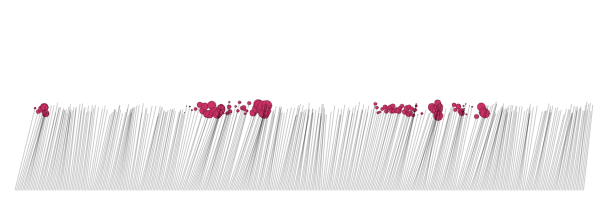
Frame 1 (no input)
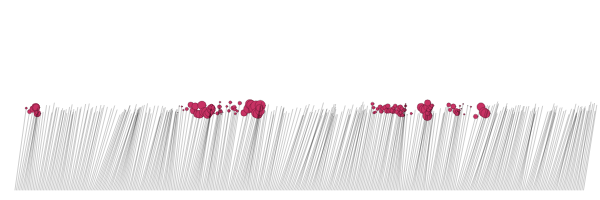
Frame 60 (no input)
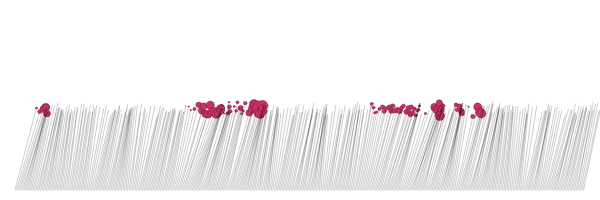
Frame 120 (the mouse pressed at the canvas centre since frame 60)

The p5.js sketch that drew these frames (run headless with seeded random() and noise() and a simulated clock; from frame 60 on, the mouse is pressed at the canvas centre):

// p5.js sketch
// ── sketch.js
function setup() {
    createCanvas(600, 200);
    ellipseMode(CENTER);
    fill(200, 50, 100);
    noStroke();
}

function draw() {
    background(255);
    let n;

    stroke(0, 0, 0, 50);

    for (let x = 15; x < width - 15; x += 1.5) {
        let offsetX = 0;
        let offsetY = 0;

        // lean (mid frequency, static)
        n = noise(x * .1);
        offsetX += n * 20 - 10;

        // height (very high frequency becomes fully random due to aliasing)
        offsetY += noise(x * 100) * 20;

        // wind( low frequency, timed)
        n = noise(x * .01 + millis() * -.001);
        offsetX += n * 40;

        line(x, 190, x + offsetX, 100 + offsetY);
        
        if(noise(x*0.01) > 0.5){
            if (noise(x) < 0.75){
                let flowerSize;
                flowerSize = map(noise(x*0.1), 0.5, 1, 5,15);
                ellipse(x + offsetX, 100 + offsetY, flowerSize, flowerSize);
            }
        }
    }
}
